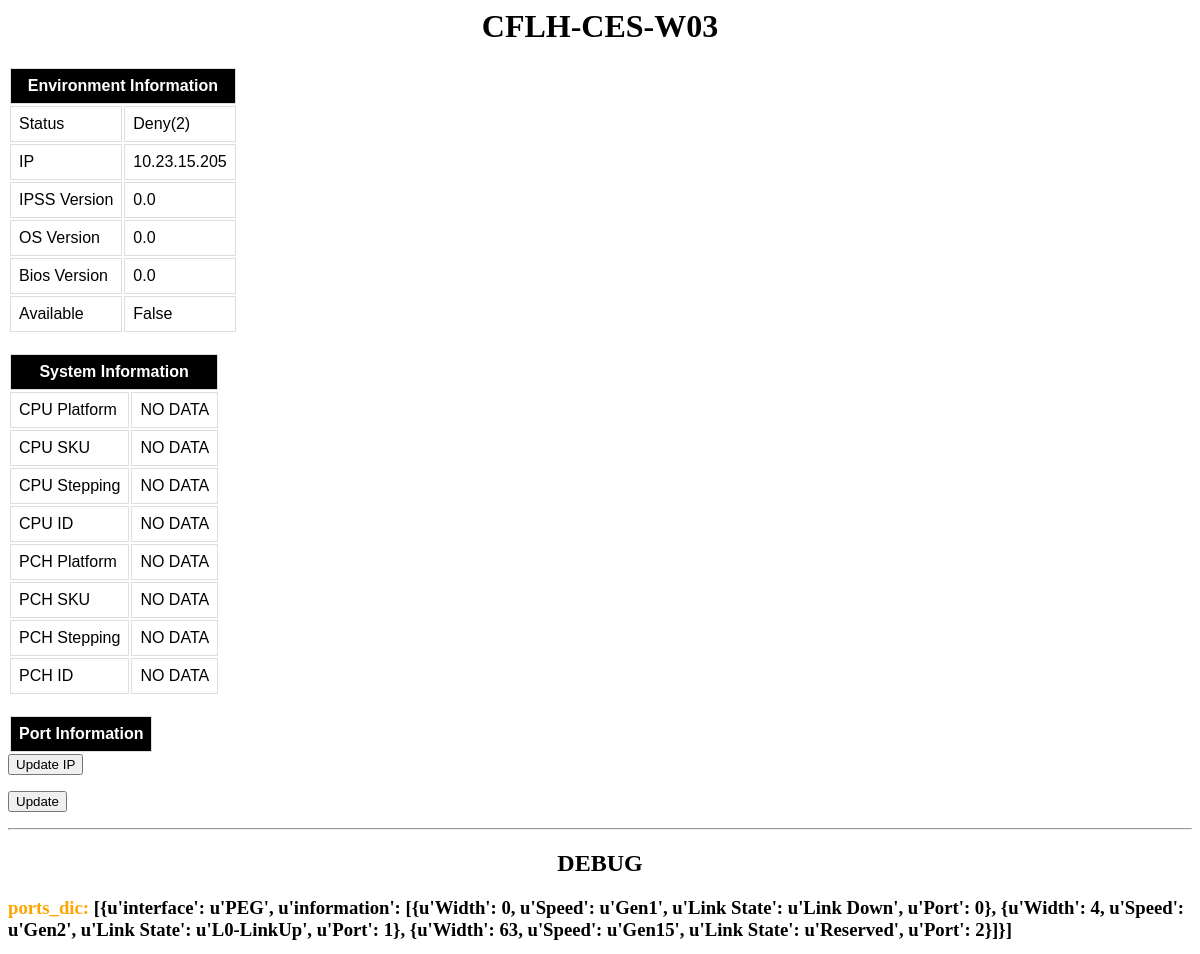
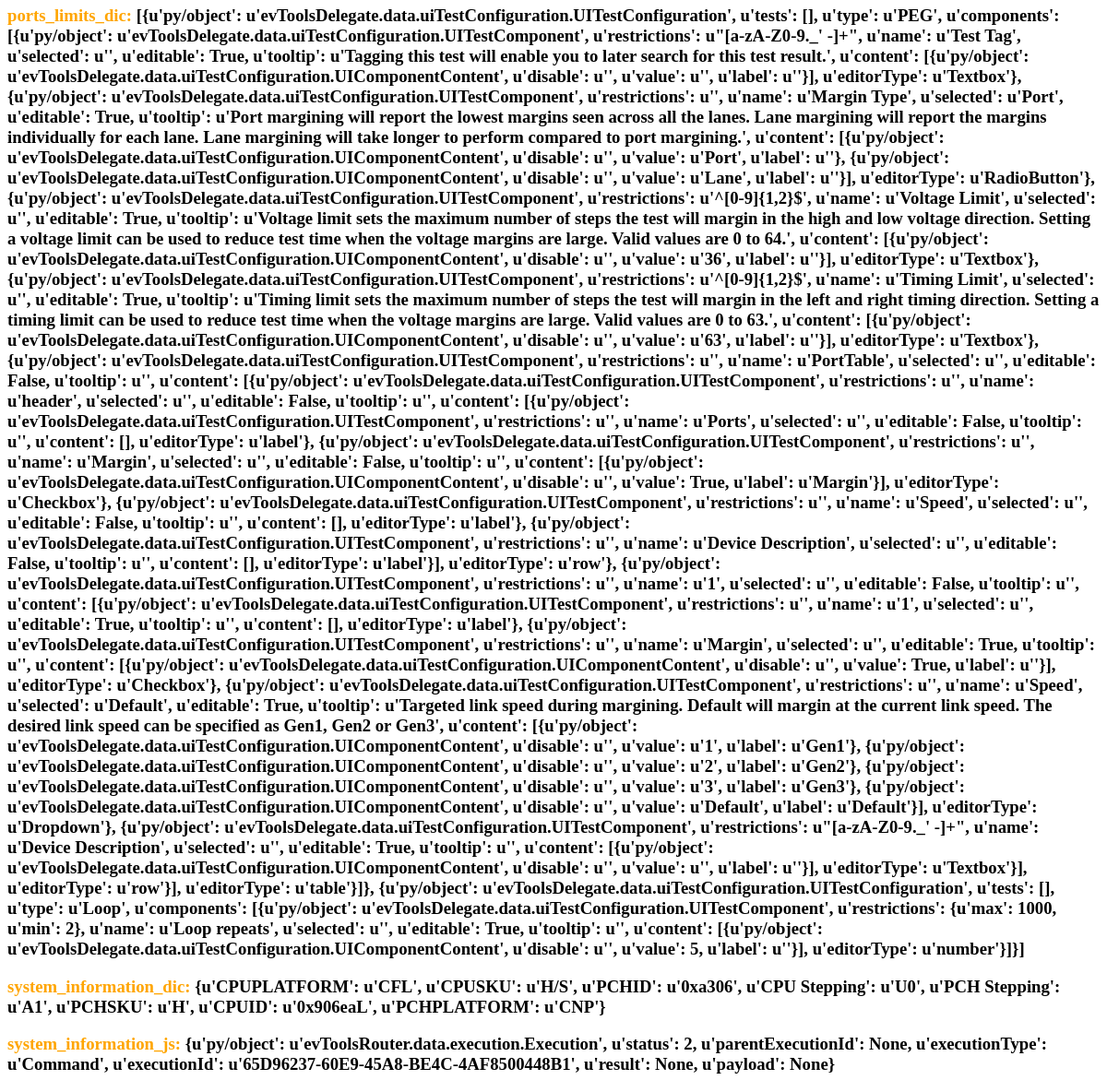
Before: /polls/targets/10/ with the older database file (2 pictures, top to bottom).
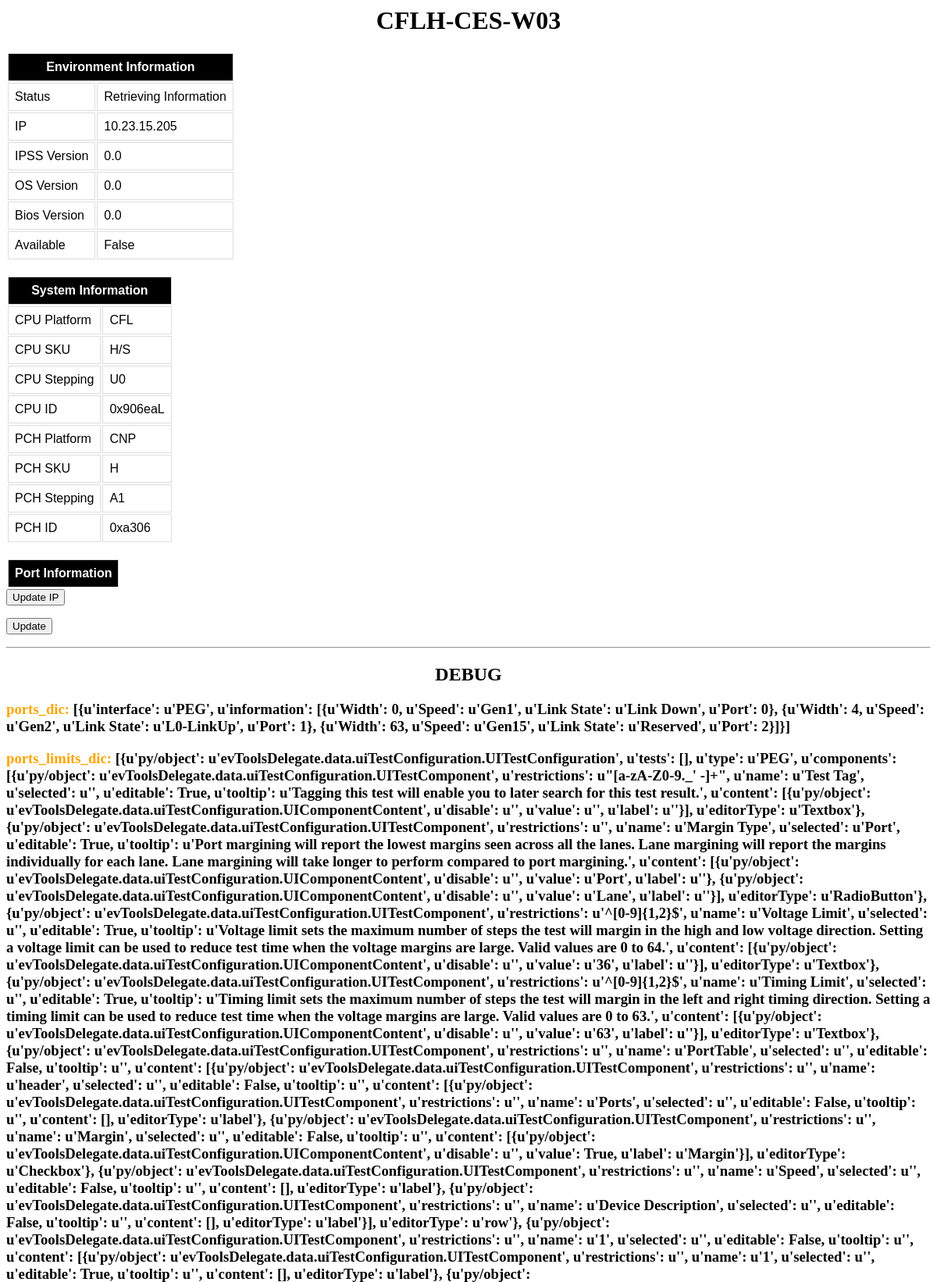
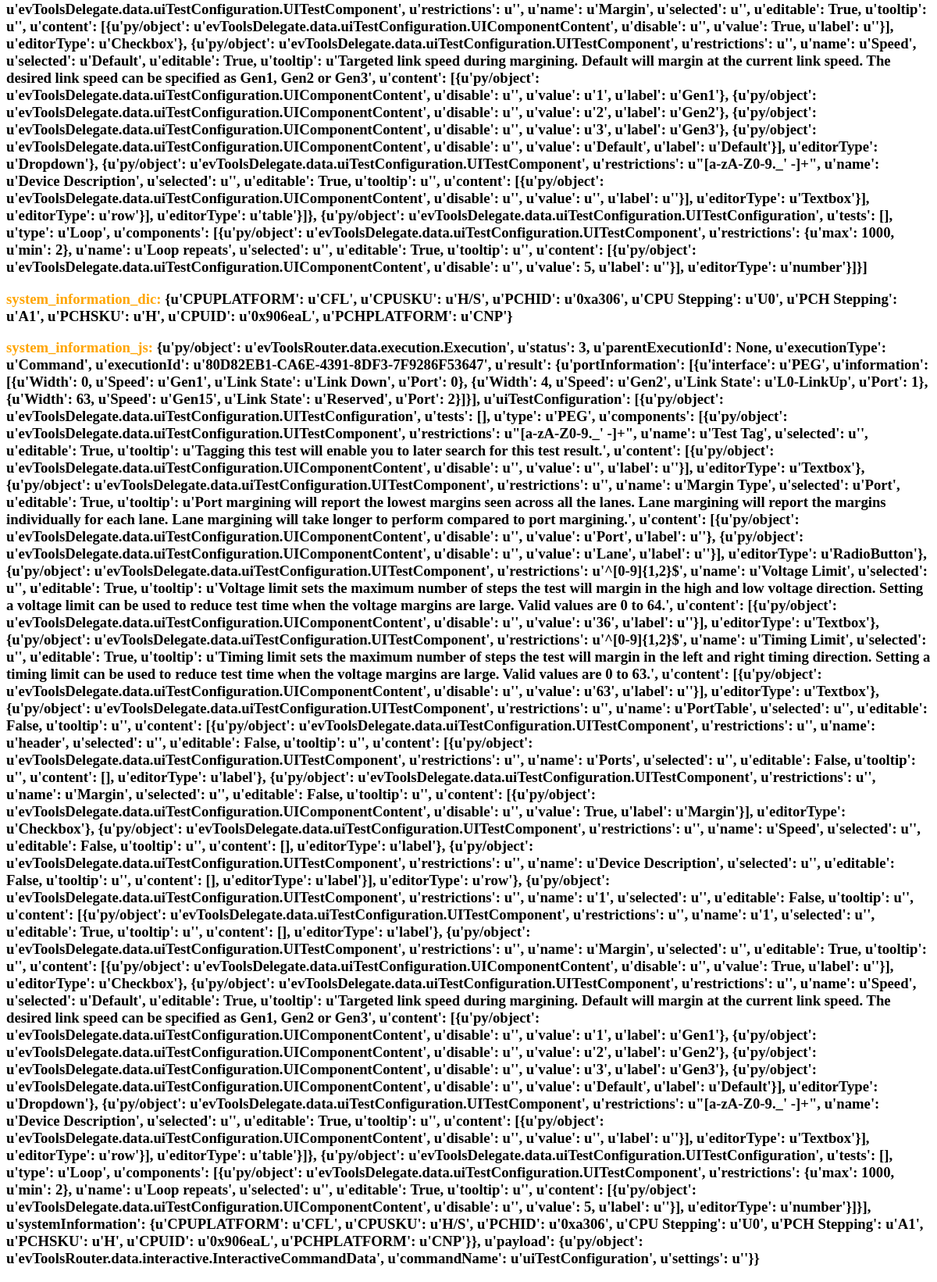
After: the same page with the newer database file (2 pictures, top to bottom).
### polls/models.py (models this page shows, shortened)
@python_2_unicode_compatible  # only if you need to support Python 2
class Target(models.Model):
    name = models.CharField(max_length=50,default='No Name')
    IP = models.CharField(max_length=16,default='0.0.0.0')
    available = models.BooleanField(default=False)
    status = models.CharField(max_length=16,default='Not Connected')
    IPSS_version = models.CharField(max_length=50,default='0.0')
    OS = models.CharField(max_length=50,default='0.0')
    bios = models.CharField(max_length=50,default='0.0')
    CPUplatform = models.CharField(max_length=50,default='No Platform')
    CPUSKU = models.CharField(max_length=50,default='No SKu')
    CPUstepping = models.CharField(max_length=50,default='No Stepping')
    CPUid = models.CharField(max_length=50,default='No id')
    PCHplatform = models.CharField(max_length=50,default='No Platform')
    PCHSKU = models.CharField(max_length=50,default='No SKu')
    PCHstepping = models.CharField(max_length=50,default='No Stepping')
    PCHid = models.CharField(max_length=50,default='No id')
    system_information_js = models.CharField(max_length=10000,default='No Data')
    ports_dic = models.CharField(max_length=10000,default='No Data')
    system_information_dic = models.CharField(max_length=10000,default='No Data')
    ports_limits_dic = models.CharField(max_length=10000,default='No Data')
    pub_date = models.DateTimeField('date published')

### polls/views.py (the view)
class TargetDetailView(generic.DetailView):
    model = Target
    template_name = 'polls/targetdetail.html'

### polls/templates/polls/targetdetail.html (shortened to what this page needs)
<h1><center>{{target.name }}</center></h1>
<table>
    <tr>
        <th colspan="2">Environment Information</th>
    </tr>
    <tr>
        <td>Status</td>
        <td>{{target.status}}</td>
    </tr>
    <tr>
        <td>IP</td>
        <td>{{target.IP}}</td>
    </tr>
    <tr>
        <td>IPSS Version</td>
        <td>{{target.IPSS_version}}</td>
    </tr>
    <tr>
        <td>OS Version</td>
        <td>{{target.OS}}</td>
    </tr>
    <tr>
        <td>Bios Version</td>
        <td>{{target.bios}}</td>
    </tr>
    <tr>
        <td>Available</td>
        <td>{{target.available}}</td>
    </tr>
</table>
<table>
    <tr>
        <th colspan="2">System Information</th>
    </tr>
    <tr>
        <td>CPU Platform</td>
        <td>{{target.CPUplatform }}</td>
    </tr>
    <tr>
        <td>CPU SKU</td>
        <td>{{target.CPUSKU}}</td>
    </tr>
    <tr>
        <td>CPU Stepping</td>
        <td>{{target.CPUstepping}}</td>
    </tr>
    <tr>
        <td>CPU ID</td>
        <td>{{target.CPUid}}</td>
    </tr>
    <tr>
        <td>PCH Platform</td>
        <td>{{target.PCHplatform}}</td>
    </tr>
    <tr>
        <td>PCH SKU</td>
        <td>{{target.PCHSKU}}</td>
    </tr>
    <tr>
        <td>PCH Stepping</td>
        <td>{{target.PCHstepping}}</td>
    </tr>
    <tr>
        <td>PCH ID</td>
        <td>{{target.PCHid}}</td>
    </tr>
</table>
<table>
    <tr>
        <th colspan="4">Port Information</th>
    </tr>
</table>
<form action="{% url 'polls:update_IP' target.id %}" method="post">
    <input type="submit" value="Update IP" />
</form>
<form action="{% url 'polls:info_update' target.id %}" method="post">
    <input type="submit" value="Update" />
</form>
<hr>
<h2><center>DEBUG</center></h2>
<h3><font color="orange">ports_dic:</font> {{target.ports_dic }}</h3>
<h3><font color="orange">ports_limits_dic:</font> {{target.ports_limits_dic }}</h3>
<h3><font color="orange">system_information_dic:</font> {{target.system_information_dic }}</h3>
<h3><font color="orange">system_information_js:</font> {{target.system_information_js }}</h3>

Changed rows visible on the page:
changed Target "CFLH-CES-W03": status "Deny(2)" → "Retrieving Information"; CPUplatform "NO DATA" → "CFL"; CPUSKU "NO DATA" → "H/S"; CPUstepping "NO DATA" → "U0"; CPUid "NO DATA" → "0x906eaL"; PCHplatform "NO DATA" → "CNP"; PCHSKU "NO DATA" → "H"; PCHstepping "NO DATA" → "A1"; PCHid "NO DATA" → "0xa306"; system_information_js "{u'py/object': u'evToolsRouter.data.execution.Execution', u'status': 2, u'parentExecutionId': None, u'executionType': u'Command', u'executionId': u'65D96237-60E9-45A8-BE4C-4AF8500448B1', u'result': None, u'payload': None}" → "{u'py/object': u'evToolsRouter.data.execution.Execution', u'status': 3, u'parentExecutionId': None, u'executionType': u'Command', u'executionId': u'80D82EB1-CA6E-4391-8DF3-7F9286F53647', u'result': {u'portInformation': [{u'interface': u'PEG', u'information': [{u'Width': 0, u'Speed': u'Gen1', u'Link State': u'Link Down', u'Port': 0}, {u'Width': 4, u'Speed': u'Gen2', u'Link State': u'L0-LinkUp', u'Port': 1}, {u'Width': 63, u'Speed': u'Gen15', u'Link State': u'Reserved', u'Port': 2}]}], u'uiTestConfiguration': [{u'py/object': u'evToolsDelegate.data.uiTestConfiguration.UITestConfiguration', u'tests': [], u'type': u'PEG', u'components': [{u'py/object':…"
